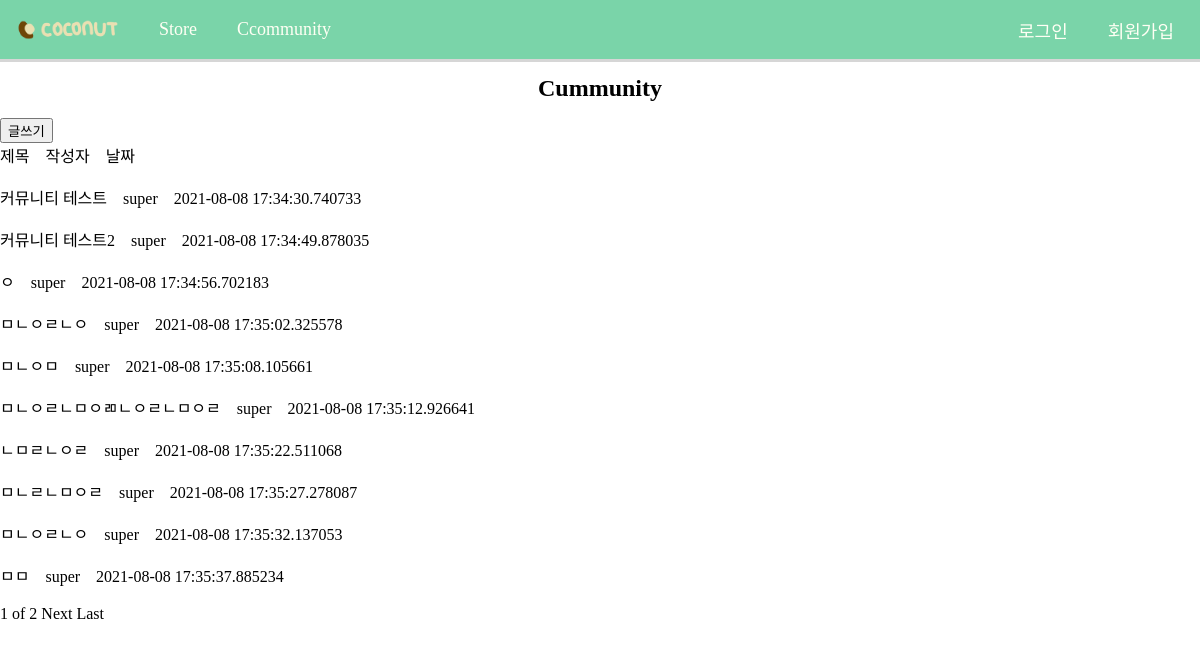
The app's page /community/main/ with its own data.
### community/models.py (models this page shows, shortened)
class Community(models.Model):
    writer = models.CharField(max_length=200, default='')
    title = models.CharField(max_length=200, default='')
    content = models.CharField(max_length=200, default='')
    subdate = models.CharField(max_length=200, default='')

### community/views.py (the view)
# urls.py: path('main/', views.commu_main, name = "commu_main"),
def commu_main(request):
    communitys = Community.objects
    community_list = Community.objects.all()
    paginator = Paginator(community_list,10)
    page = request.GET.get('page')
    posts = paginator.get_page(page)
    return render(request,'commu_main.html',{'communitys':communitys,'posts':posts})

### community/templates/commu_main.html (shortened to what this page needs)
<!DOCTYPE html>
<html lang="en">
{% load static %}
<head>
    <link rel="stylesheet" type="text/css" href="{% static 'css/base.css' %}" />
</head>
<body>
    {% include 'base.html'%}
    <div class="main">
        <h1>Cummunity</h1>
        <div class = "button">
            <button onclick=location.href="{%url 'commu_create'%}">글쓰기</button>
            <br>
        </div>
        <div class = "content">
            <span>제목</span>&nbsp&nbsp&nbsp
            <span>작성자</span>&nbsp&nbsp&nbsp
            <span>날짜</span>
            <br>
            <br>
            {% for community in posts %}
                <span><a href = "{% url 'commu_detail' community.id%}">{{community.title}}</a></span>&nbsp&nbsp&nbsp
                <span>{{community.writer}}</span>&nbsp&nbsp&nbsp
                <span>{{community.subdate}}</span>
                <br>
                <br>
            {% endfor %}
            <span>{{posts.number}}</span>
            <span>of</span>
            <span>{{posts.paginator.num_pages}}</span>
            {%if posts.has_next%}
                <a href="?page={{posts.next_page_number}}">Next</a>
                <a href="?page={{posts.paginator.num_pages}}">Last</a>
            {%endif%}
        </div>
    </div>
</body>
</html>

### coconutproject/static/css/base.css (style rules this page uses)
:root { --mint: #7ad4a9; --brown: #754434; --ivory: #fffff4; --title: 25px; --subtitle: 17px; --content: 15px; }
* { font-family: "InfinitySans-RegularA1"; }
body { margin: 0; padding: 0; }
a { text-decoration: none; color: black; }
h1 { display: flex; justify-content: center; font-size: 2vw; font-weight: bold; width: 100%; }

### records on screen
Community: title "커뮤니티 테스트", writer "super", subdate "2021-08-08 17:34:30.740733"
Community: title "커뮤니티 테스트2", writer "super", subdate "2021-08-08 17:34:49.878035"
Community: title "ㅇ", writer "super", subdate "2021-08-08 17:34:56.702183"
Community: title "ㅁㄴㅇㄹㄴㅇ", writer "super", subdate "2021-08-08 17:35:02.325578"
Community: title "ㅁㄴㅇㅁ", writer "super", subdate "2021-08-08 17:35:08.105661"
Community: title "ㅁㄴㅇㄹㄴㅁㅇㄻㄴㅇㄹㄴㅁㅇㄹ", writer "super", subdate "2021-08-08 17:35:12.926641"
Community: title "ㄴㅁㄹㄴㅇㄹ", writer "super", subdate "2021-08-08 17:35:22.511068"
Community: title "ㅁㄴㄹㄴㅁㅇㄹ", writer "super", subdate "2021-08-08 17:35:27.278087"
Community: title "ㅁㄴㅇㄹㄴㅇ", writer "super", subdate "2021-08-08 17:35:32.137053"
Community: title "ㅁㅁ", writer "super", subdate "2021-08-08 17:35:37.885234"

### other values on screen
{{ posts.number }} "1"
{{ posts.paginator.num_pages }} "2"
